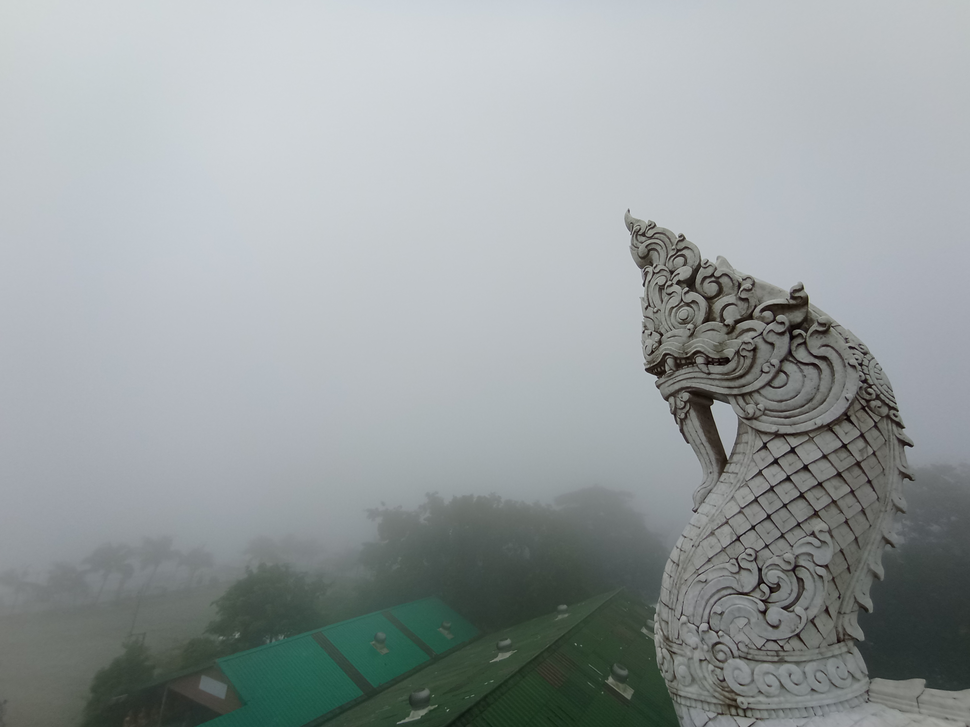
#> input picture images/image.png, 970 x 727 px, shrunk from 3264 x 2448 before the run, found by its file name
$ python split_channels.py
#> lines starting #> are read from the running program, lines starting #| are printed output that depends on the picture
from PIL import Image


image = Image.open('images/image.png')
#> image is the input picture: PIL image 970x727 RGB; mean R, G, B 149.9, 156.6, 157.4

width, height = image.size
#> width = 970; height = 727


def get_lsb(value):
    return value & 1


def process_channel(channel_data, color):
    result_data = []
    for pixel in channel_data:
        binary_value = bin(pixel)[-1]
        value = int(binary_value) * 255
        result_data.append((value, value, value))

    result_img = Image.new('RGB', (width, height), color)
    result_img.putdata(result_data)
    return result_img


pixels = list(image.getdata())
#> pixels = 705190 items

r_channel = [pixel[0] for pixel in pixels]
#> r_channel = 705190 items
g_channel = [pixel[1] for pixel in pixels]
#> g_channel = 705190 items
b_channel = [pixel[2] for pixel in pixels]
#> b_channel = 705190 items

new_r_img = process_channel(r_channel, (255, 0, 0))
#> the loop in process_channel, `for pixel in channel_data:` made 705190 passes
#> (pixel, binary_value, value) on passes 1 to 3: (206, '0', 0), (206, '0', 0), (206, '0', 0)
#> in process_channel, `result_img = Image.new('RGB', (width, height), color)`:
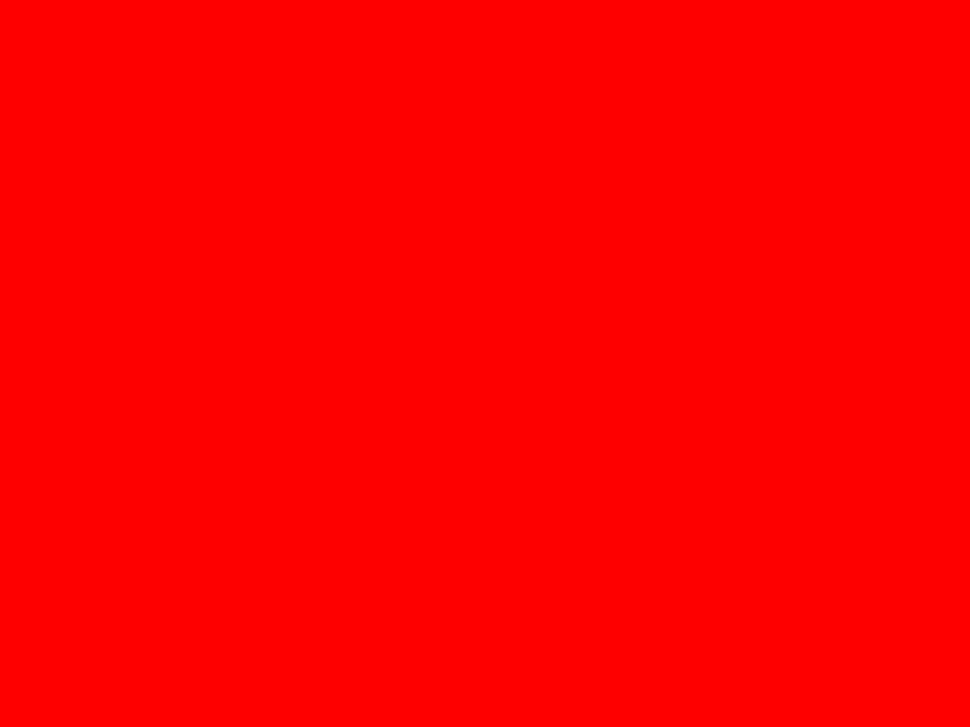
#> result_img: PIL image 970x727 RGB; mean R, G, B 255, 0, 0
#> in process_channel, `result_img.putdata(result_data)`:
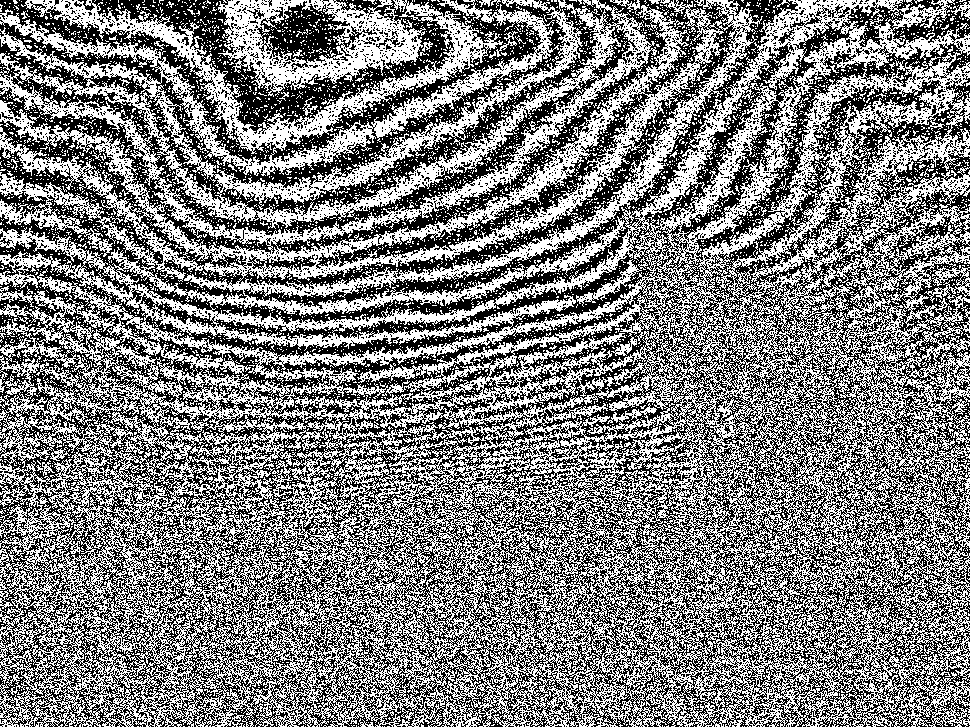
#> result_img: PIL image 970x727 RGB; 49.9% white in thin lines or dots
new_g_img = process_channel(g_channel, (0, 255, 0))
#> call 2 of process_channel, with color = (0, 255, 0)
#> the loop in process_channel (call 2), `for pixel in channel_data:` made 705190 passes
#> (pixel, binary_value, value) on passes 1 to 3: (212, '0', 0), (212, '0', 0), (212, '0', 0)
#> in process_channel (call 2), `result_img = Image.new('RGB', (width, height), color)`:
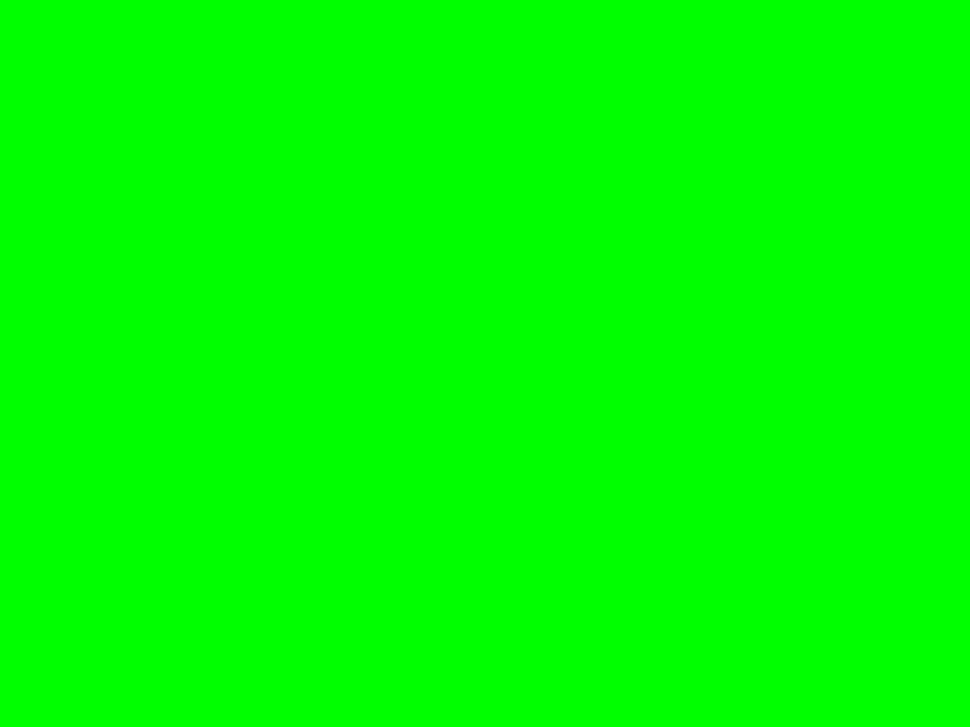
#> result_img: PIL image 970x727 RGB; mean R, G, B 0, 255, 0
#> in process_channel (call 2), `result_img.putdata(result_data)`:
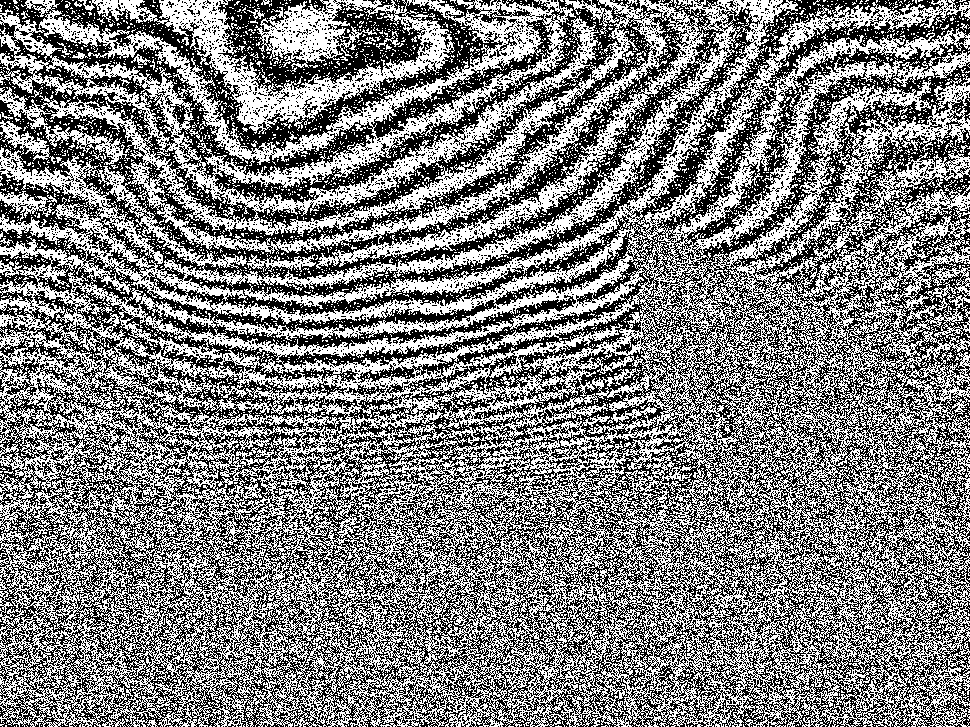
#> result_img: PIL image 970x727 RGB; 50.1% white; black in thin lines or dots
new_b_img = process_channel(b_channel, (0, 0, 255))
#> call 3 of process_channel, with color = (0, 0, 255)
#> the loop in process_channel (call 3), `for pixel in channel_data:` made 705190 passes
#> in process_channel (call 3), `result_img = Image.new('RGB', (width, height), color)`:
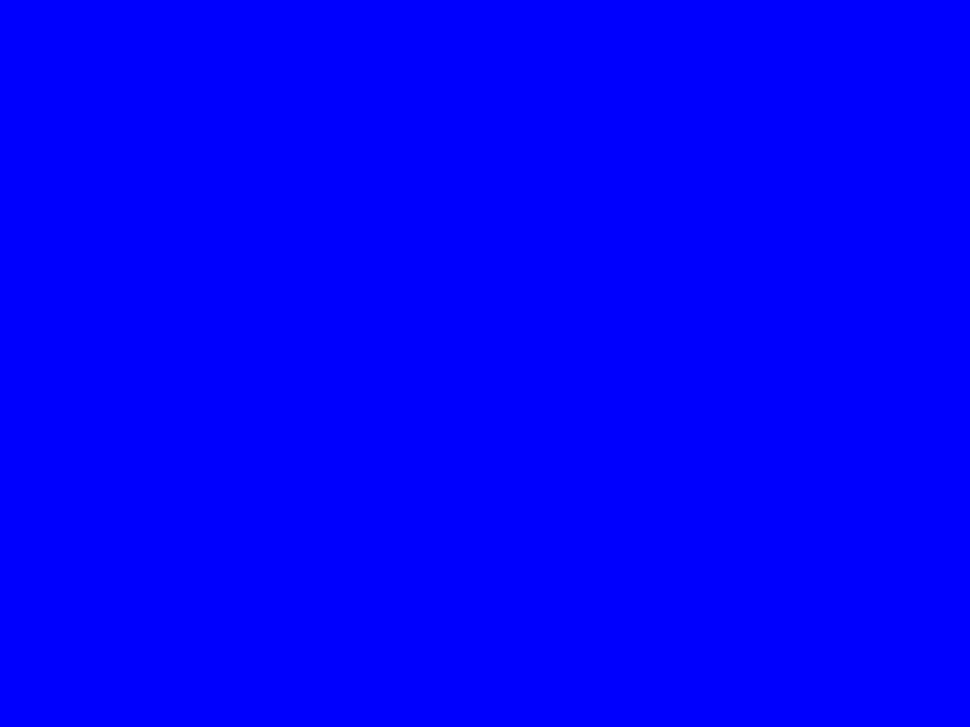
#> result_img: PIL image 970x727 RGB; mean R, G, B 0, 0, 255
#> in process_channel (call 3), `result_img.putdata(result_data)`:
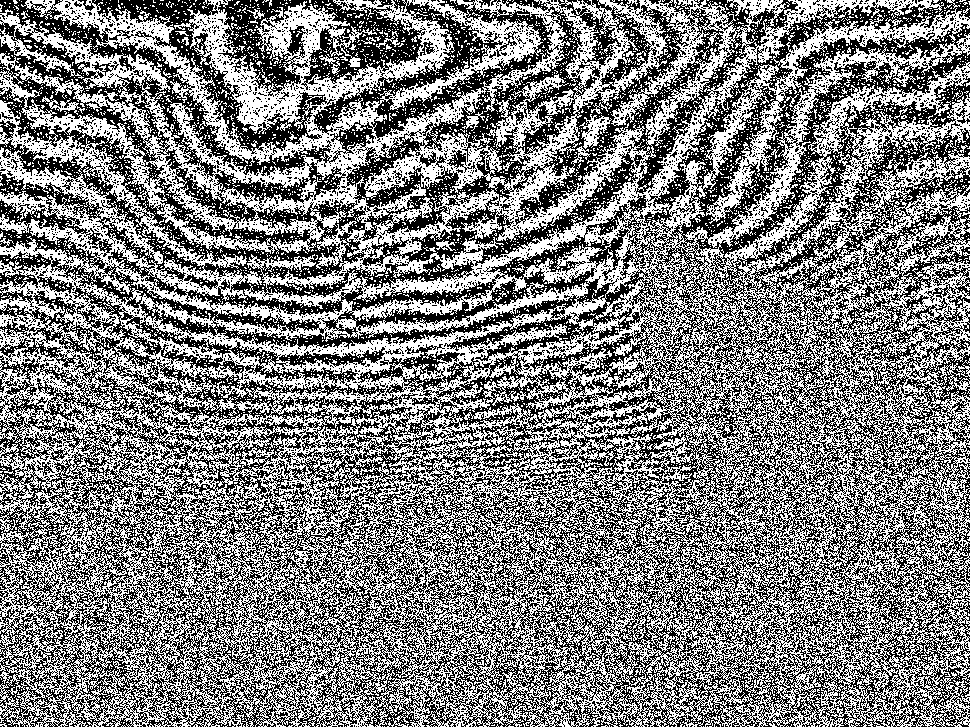
#> result_img: PIL image 970x727 RGB; 49.9% white in thin lines or dots

new_r_img.save('demo/red_channel_output.png')
new_g_img.save('demo/green_channel_output.png')
new_b_img.save('demo/blue_channel_output.png')
